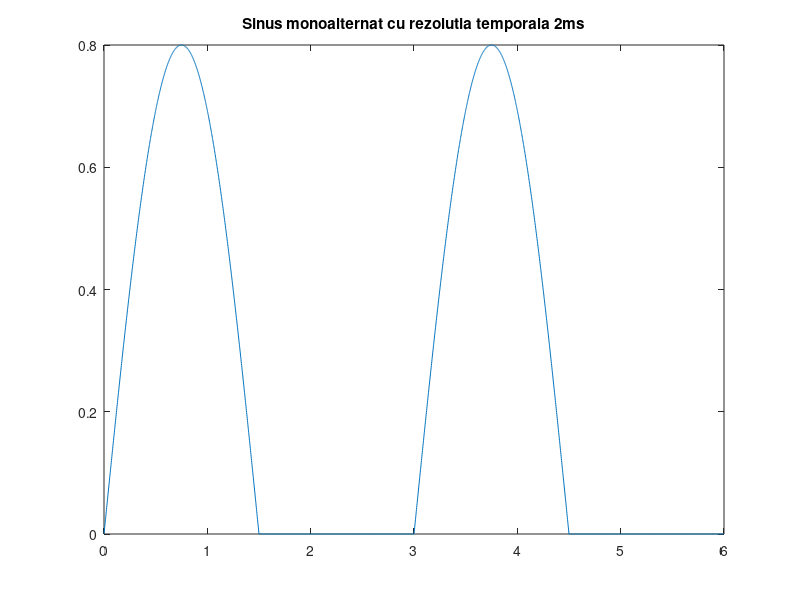
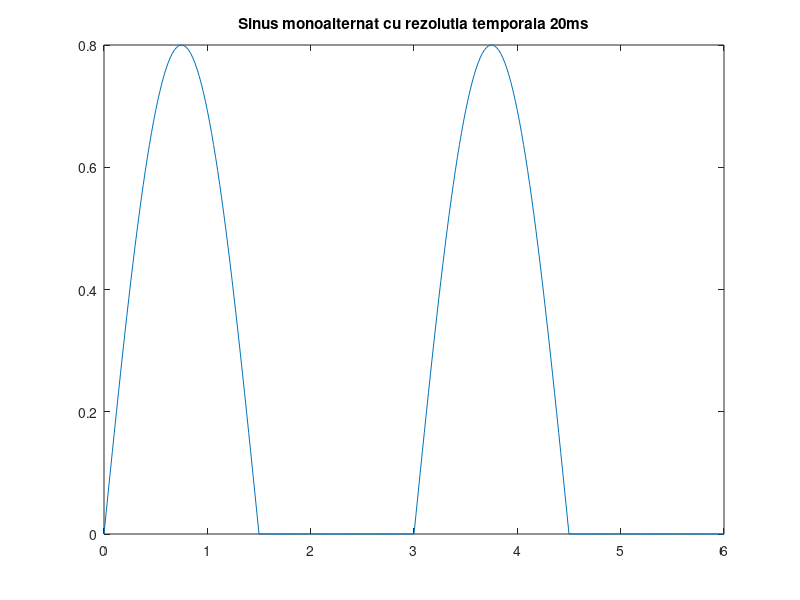
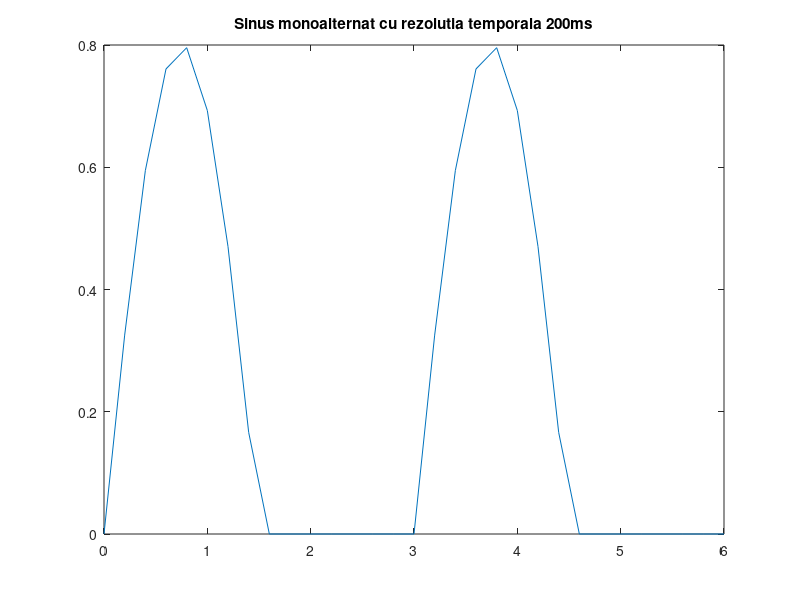

MATLAB code for these plots, in order:
%%%Exercitiul 4:
T=3;
%%Rezolutia temporala Ts=2ms
Ts=2e-3;
t=0:Ts:2*T; %%Afisam doua perioade
for (k=1:length(t))
    x=0.8*sin(2*pi*1/T*t(k));  %%Sinus de amplitudine 0.8 la momentul de timp t(k)
    if (x>0) 
        y(k)= x;
    else
        y(k)=0;   %%Redresam monoalternanta semnalul sinusoidal
    end
end
figure
plot(t,y), title('Sinus monoalternat cu rezolutia temporala 2ms');
clear all

%%Rezolutia temporala Ts=20ms
T=3;
Ts=2e-2;
t=0:Ts:2*T; %%Afisam doua perioade
for (k=1:length(t))
    x=0.8*sin(2*pi*1/T*t(k));  %%Sinus de amplitudine 0.8 la momentul de timp t(k)
    if (x>0) 
        y(k)= x;
    else
        y(k)=0;   %%Redresam monoalternanta semnalul sinusoidal
    end
end
figure
plot(t,y), title('Sinus monoalternat cu rezolutia temporala 20ms');
clear all

%%Rezolutia temporala Ts=200ms
T=3;
Ts=2e-1;
t=0:Ts:2*T; %%Afisam doua perioade
for (k=1:length(t))
    x=0.8*sin(2*pi*1/T*t(k));  %%Sinus de amplitudine 0.8 la momentul de timp t(k)
    if (x>0) 
        y(k)= x;
    else
        y(k)=0;   %%Redresam monoalternanta semnalul sinusoidal
    end
end
figure
plot(t,y), title('Sinus monoalternat cu rezolutia temporala 200ms');
clear all
